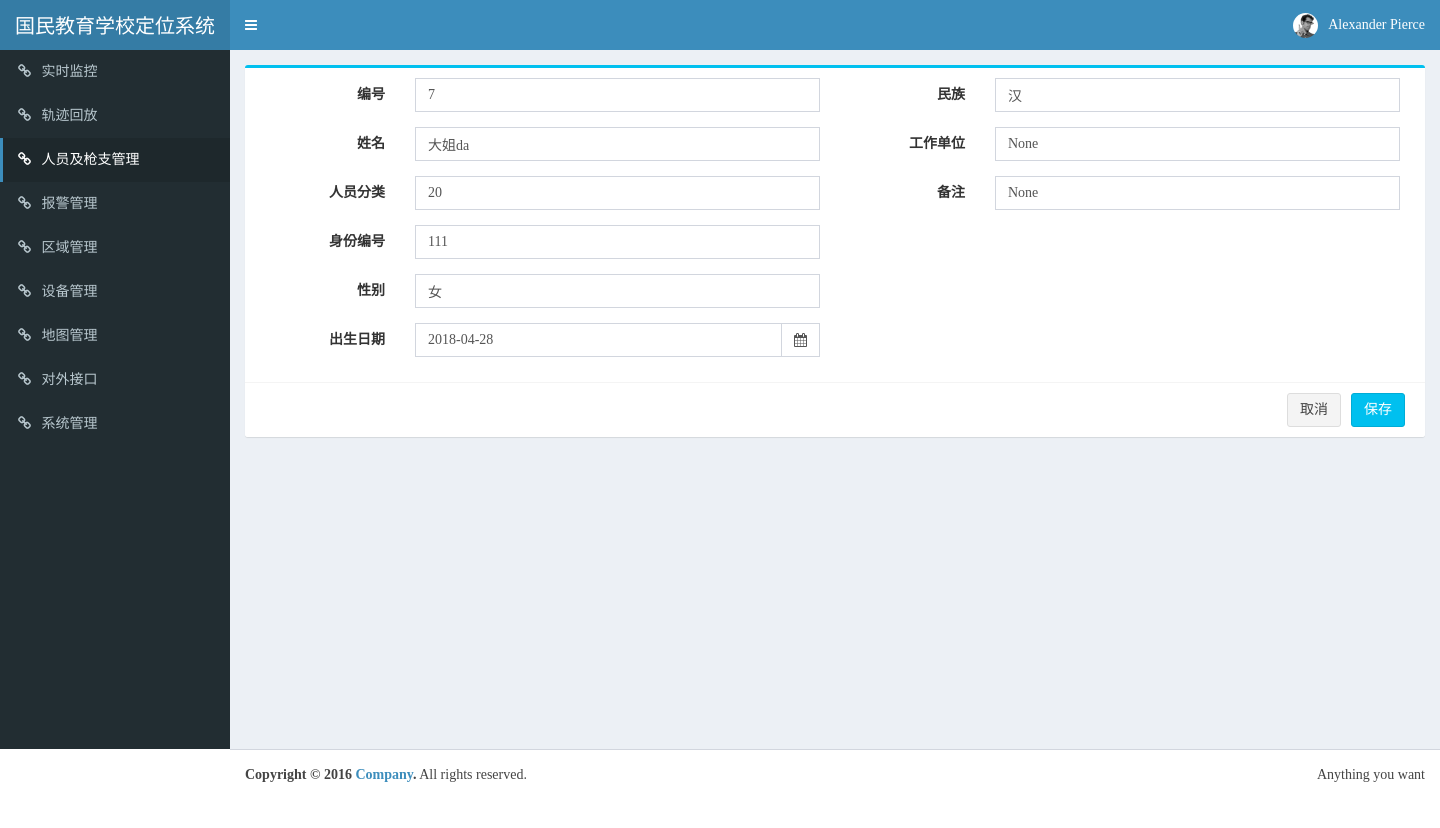
Before: /carrier_management/personnel_management_form_update/7/ with the older database file.
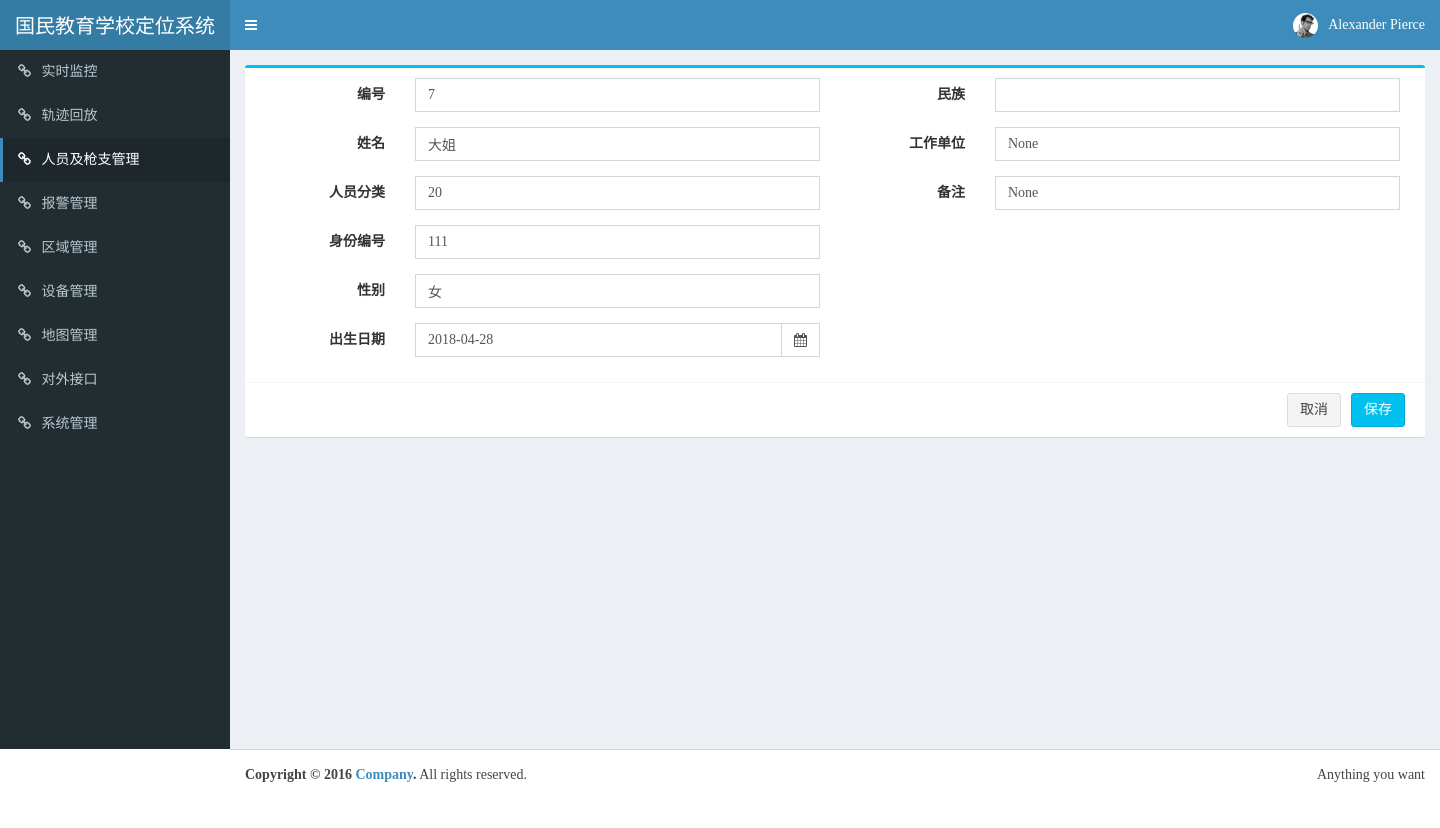
After: the same page with the newer database file.
### carrier_management/models.py (models this page shows, shortened)
class Carrier(models.Model):
    carrier_num = models.IntegerField(unique=True)
    carrier_name = models.CharField(max_length=100)
    carrier_type = models.IntegerField()
    identity_num = models.IntegerField(null=True)
    sex = models.CharField(max_length=15,null=True)
    birthday = models.DateField()
    nationality = models.CharField(max_length=50,null=True)
    work_unit = models.TextField(null=True)
    remarks = models.TextField(null=True)

### carrier_management/views.py (the view)
# urls.py: url(r'^personnel_management_form_update/(?P<aid>\d+)/u/$', carrier_management.views.update_form_PG),
def personnel_management_form_update(request,aid):
		carrier_list_person = Carrier.objects.get(id = aid)
		return render(request,'personnel_management_form_update.html',{'carrier_list_person' : carrier_list_person})

### carrier_management/templates/personnel_management_form_update.html (shortened to what the changed rows need)
<!DOCTYPE html>
<html>
<head>
  <link rel="stylesheet" href="../../../static/css/bootstrap.min.css">
  <link rel="stylesheet" href="../../../static/css/font-awesome.min.css">
  <link rel="stylesheet" href="../../../static/css/ionicons.min.css">
  <link rel="stylesheet" href="../../../static/css/bootstrap-datepicker.min.css">
  <link rel="stylesheet" href="../../../static/css/dataTables.bootstrap.min.css">
  <link rel="stylesheet" href="../../../static/css/AdminLTE.min.css">
  <link rel="stylesheet" href="../../../static/css/skin-blue.min.css">
  <link rel="stylesheet" href="../../../static/css/form.css">
  <link rel="stylesheet" href="../../../static/css/_all-skins.min.css">
</head>
<body class="hold-transition skin-blue sidebar-mini">
  <div class="wrapper">
    <div class="content-wrapper">
      <section class="content container-fluid">
        <div class="box box-info">
          <form class="form-horizontal" action="/carrier_management/personnel_management_form_update/{{carrier_list_person.id}}/u/" onsubmit="return check(this)" method="post">
            <div class="box-body">
              <div class="col-xs-6">
                <div class="form-group">
                  <div class="col-sm-9">
                    <input type="varchar" class="form-control" name="carrier_num" id="carrier_num" value="{{carrier_list_person.carrier_num}}">
                  </div>
                </div>
                <div class="form-group">
                  <div class="col-sm-9">
                    <input type="varchar" class="form-control" name="carrier_name" id="carrier_name" value="{{carrier_list_person.carrier_name}}">
                  </div>
                </div>
                <div class="form-group">
                  <div class="col-sm-9">
                    <input type="varchar" class="form-control" name="carrier_type" id="carrier_type" value="{{carrier_list_person.carrier_type}}">
                  </div>
                </div>
                <div class="form-group">
                  <div class="col-sm-9">
                    <input type="varchar" class="form-control" name="identity_num" id="identity_num" value="{{carrier_list_person.identity_num}}">
                  </div>
                </div>
                <div class="form-group">
                  <div class="col-sm-9">
                    <input type="varchar" class="form-control" name="sex" id="sex" value="{{carrier_list_person.sex}}">
                  </div>
                </div>
                <div class="form-group">
                  <div class="col-sm-9">
                    <div class="input-group">
                      <input type="varchar" class="form-control myDatepicker" name="birthday" id="birthday" data-date-format="yyyy-mm-dd" value="{{carrier_list_person.birthday|date:"Y-m-d"}}">
                      <div class="input-group-addon">
                        <i class="fa fa-calendar"></i>
                      </div>
                    </div>
                  </div>
                </div>
              </div>
              <div class="col-xs-6">
                <div class="form-group">
                  <div class="col-sm-9">
                    <input type="varchar" class="form-control" name="nationality" id="nationality" value="{{carrier_list_person.nationality}}">
                  </div>
                </div>
                <div class="form-group">
                  <div class="col-sm-9">
                    <input type="varchar" class="form-control" name="work_unit" id="work_unit" value="{{carrier_list_person.work_unit}}">
                  </div>
                </div>
                <div class="form-group">
                  <div class="col-sm-9">
                    <input type="varchar" class="form-control" name="remarks" id="remarks" value="{{carrier_list_person.remarks}}">
                  </div>
                </div>
            </div>
        </div>
        </form>
    </div>
    </section>
  </div>
  </div>
</body>
</html>

Changed rows visible on the page:
changed Carrier "None": carrier_name "大姐da" → "大姐"; nationality "汉" → (not shown)
